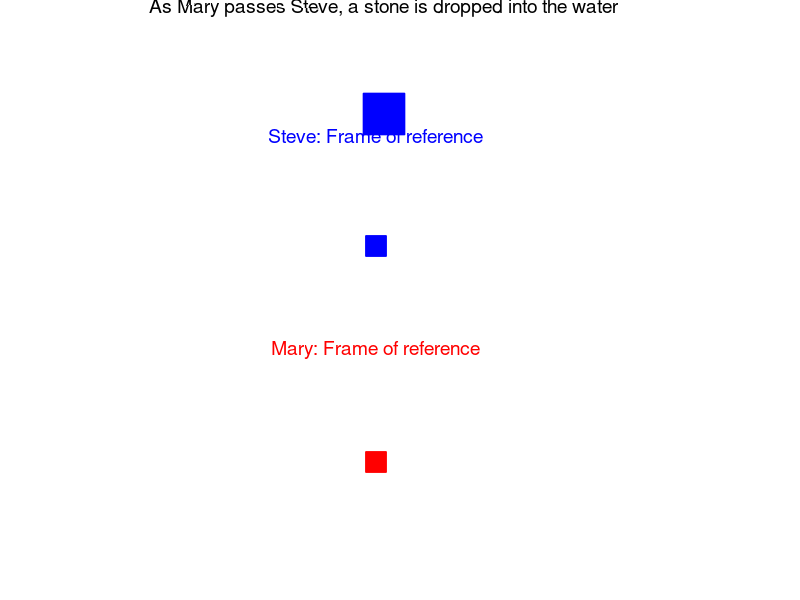

Here is the MATLAB script that generated this plot: (Note: this script raises an error after producing the figure.)
% mpSR03.m
% 190618  Matlab R2018b

% SPECIAL RELATIVITY ANIMATIONS
% Einstein's Postulates:
% The speed of light is independent of an observer.
% Water waves propagating as seen by two observers Mary and Steve

% DOING PHYSICS ONLINE 
%    http://www.physics.usyd.edu.au/teach_res/mp/mphome.htm
% Scripts
%     http://www.physics.usyd.edu.au/teach_res/mp/mscripts/

% VISUAL PHYSICS ONLINE
%    http://www.physics.usyd.edu.au/teach_res/hsp/sp/spHome.htm

% Documentation
%    http://www.physics.usyd.edu.au/teach_res/hsp/sp/mod72/mod72A.htm
% Ian Cooper  ian.cooper@sydney.edu.au
% School of Physics, University of Sydney

close all
clear
clc

% ANIMATION and GIF file ==============================================

% file name for animated gif   
    ag_name = 'ag_SR.gif'; 
% Delay in seconds before displaying the next image  
    delay = 0.05;
    frame1 = 0;

% SETUP ===============================================================
% Steve: Fixed frame of reference (stationary)
% Mary:  Moving frame of reference (w.r.t Steve's frame)
% Number of time steps
  N = 121;
% Velocity of Mary's frame of reference w.r.t. Steve's frame of reference
  v = 8;
% Speed of light
  c = 13;
% Time in the Steve's frame and time step
  t = linspace(0,18,N);
  dt = t(2) - t(1);
% Position of Mary w.r.t. Steve
  xM = -65 + v.*t;
% limits for X axis
  xMin = -60;
  xMax = 60;
  xLmin = -85;
  xLmax = 85;
% Circle radius
  R = 0;
  
  
% GRAPHICS ============================================================

 figure(1)
   pos = [0.02 0.05 0.3 0.60];
   set(gcf,'Units','normalized')
   set(gcf,'Position',pos)
   set(gcf,'color','w')
    
for cc = 1 : N 
  subplot('position',[0.08,0.75,0.8,0.20])
     xlim([xMin xMax])
     ylim([-1 1])
 % Steve's position    
      xP = 0; yP = -0.4;
      Hplot = plot(xP,yP,'sb');
      set(Hplot,'markerfacecolor','b','markersize',30)
      hold on
     
 % Mary's position  
     xP = xM(cc);  yP = 0.4;    
     Hplot = plot(xP,yP,'sr');
     set(Hplot,'markerfacecolor','r','markersize',30)

% Light flash ON
     if xM(cc) > -10
      xP = 0; yP = 0;
      Hplot = plot(xP,yP,'og');
      set(Hplot,'markerfacecolor','g','markersize',20) 
     end

% Light flash OFF
     if xM(cc) > 10 
      xP = 0; yP = 0;
      Hplot = plot(xP,yP,'ow');
      set(Hplot,'markerfacecolor','w','markersize',20) 
     end
     
     H = title('As Mary passes Steve, a stone is dropped into the water'); 
     set(H,'fontweight','normal','fontsize',14)
     axis off
     xlim([xMin xMax])
     ylim([-1 1]) 
     pause(0.1)
     hold off 
 
 % Steve's Frame of reference  ----------------------------------------  
  subplot('position',[0.27,0.44,0.4,0.3])
     xlim([xLmin xLmax])
     ylim([xLmin xLmax])  
     axis square
     box on
 
      xP = 0; yP = 0;
      Hplot = plot(xP,yP,'sb');
      set(Hplot,'markerfacecolor','b','markersize',15)
      axis square
      hold on
      
     if xM(cc) > -10  && R < 125 
         [xP, yP] = circle(R,0,0);
         plot(xP,yP,'g','linewidth',4) 
                         
         xlim([xLmin xLmax])
         ylim([xLmin xLmax]) 
         hold off    
     end 
     
     H = title('Steve: Frame of reference'); 
     set(H,'fontweight','normal','color','b','fontsize',14)
     axis off
     
 % Mary's Frame of reference   ----------------------------------------   
  subplot('position',[0.27,0.08,0.4,0.3])
     xlim([xLmin xLmax])
     ylim([xLmin xLmax])  
     axis square
     box on
 
     xP = 0; yP = 0;
      Hplot = plot(xP,yP,'sr');
      set(Hplot,'markerfacecolor','r','markersize',15)
      axis square
      hold on
     
     if xM(cc) > -10  && R < 125
         [xP, yP] = circle(R,0,0);
         xP = xP - xM(cc); 
         plot(xP,yP,'g','linewidth',4)  
                 
         xlim([xLmin xLmax])
         ylim([xLmin xLmax])  
         hold off
         axis square
         R = R + c*dt;
     end
     
     H = title('Mary: Frame of reference');
     set(H,'fontweight','normal','color','r','fontsize',14)
     
     H = text(50,-90,'mpSR04.m');
     set(H,'fontweight','normal','color','k','fontsize',8)
     
    axis off
    
     frame1 = frame1 + 1;
         frame = getframe(1);
         im = frame2im(frame);
         [imind,cm] = rgb2ind(im,256);
         % On the first loop, create the file. In subsequent loops, append.
         if frame1 == 1
           imwrite(imind,cm,ag_name,'gif','DelayTime',delay,'loopcount',inf);
         else
          imwrite(imind,cm,ag_name,'gif','DelayTime',delay,'writemode','append');
         end
end
  
  function [xP, yP] = circle(aC,xC,yC)
    theta = linspace(0,2*pi,501);
    xP = xC + aC.*cos(theta);
    yP = yC + aC.*sin(theta);
  end
   
